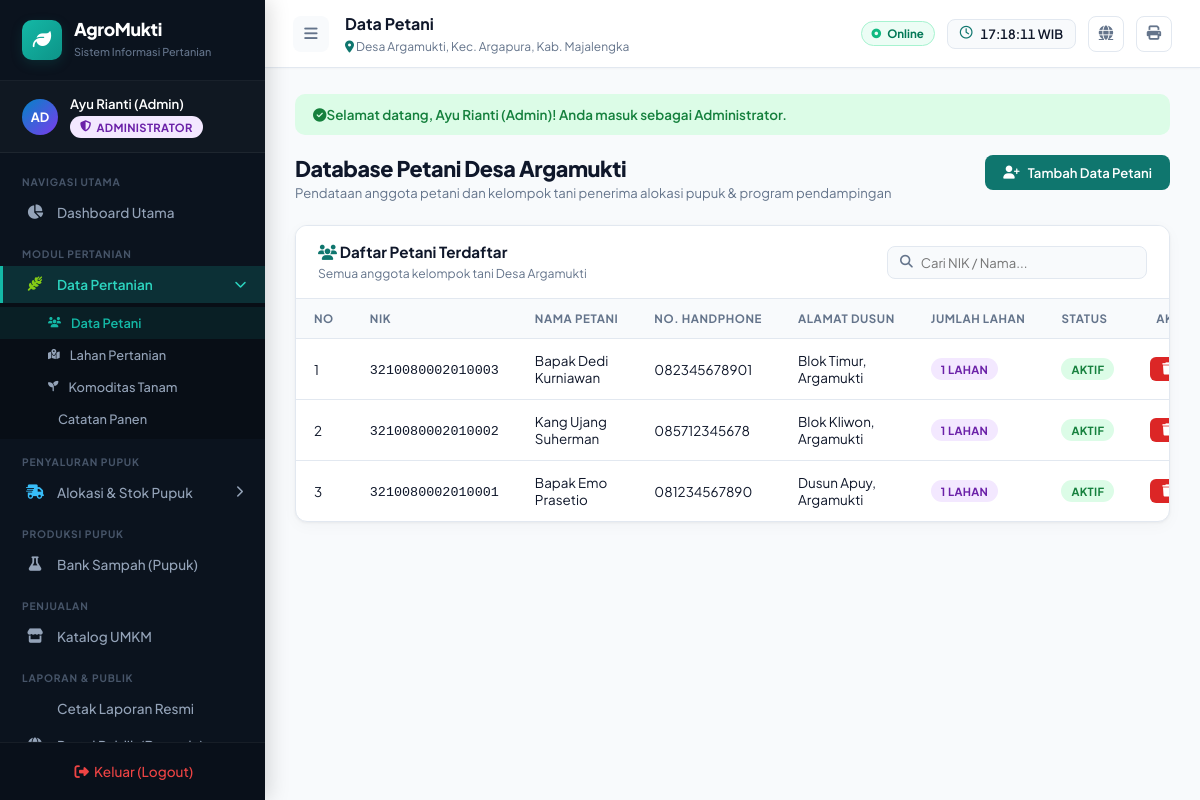
The app's page /petani.php (signed in) with its own data.
### tables this page shows
CREATE TABLE IF NOT EXISTS petani (
    id INT AUTO_INCREMENT PRIMARY KEY,
    nama VARCHAR(100) NOT NULL,
    nik VARCHAR(20) NOT NULL UNIQUE,
    alamat TEXT,
    no_hp VARCHAR(20),
    status ENUM('aktif', 'nonaktif') NOT NULL DEFAULT 'aktif'
);

### config.php (called while the page is built, shortened)
<?php
if (!function_exists('getFlash')) {
    function getFlash() {
        if (isset($_SESSION['flash'])) {
            $flash = $_SESSION['flash'];
            return $flash;
        }
        return null;
    }
}
?>

### petani.php (the view, shortened to what this page needs)
<?php
include 'config.php';
$petani_list = $conn->query("
    SELECT p.*, COUNT(l.id) as total_lahan
    FROM petani p
    LEFT JOIN lahan l ON l.petani_id = p.id
    GROUP BY p.id
    ORDER BY p.id DESC
");
include 'includes/header.php';
$flash = getFlash();
?>
<?php if ($flash): ?>
    <div style="padding:12px 18px; background: <?= $flash['type'] == 'success' ? '#dcfce7' : '#fee2e2' ?>; color: <?= $flash['type'] == 'success' ? '#15803d' : '#b91c1c' ?>; border-radius:10px; margin-bottom:20px; font-weight:600; font-size:0.84rem;">
        <i class="fa-solid <?= $flash['type'] == 'success' ? 'fa-circle-check' : 'fa-circle-exclamation' ?> me-2"></i><?= $flash['message'] ?>
    </div>
<?php endif; ?>
<div class="page-header">
    <div>
        <h3>Database Petani Desa Argamukti</h3>
        <p>Pendataan anggota petani dan kelompok tani penerima alokasi pupuk & program pendampingan</p>
    </div>
    <button class="btn btn-primary" onclick="openModal('modalPetani')">
        <i class="fa-solid fa-user-plus"></i> Tambah Data Petani
    </button>
</div>
<div class="card">
    <div class="card-header">
        <div>
            <h4 class="card-title"><i class="fa-solid fa-users me-2" style="color:var(--primary);"></i> Daftar Petani Terdaftar</h4>
            <span class="card-subtitle">Semua anggota kelompok tani Desa Argamukti</span>
        </div>
        <div class="search-input">
            <i class="fa-solid fa-magnifying-glass"></i>
            <input type="text" id="searchPetani" placeholder="Cari NIK / Nama..." onkeyup="filterTable('searchPetani', 'tablePetani')">
        </div>
    </div>
    <div class="table-wrapper">
        <table class="data-table" id="tablePetani">
            <thead>
                <tr>
                    <th>No</th>
                    <th>NIK</th>
                    <th>Nama Petani</th>
                    <th>No. Handphone</th>
                    <th>Alamat Dusun</th>
                    <th>Jumlah Lahan</th>
                    <th>Status</th>
                    <th style="text-align:right;">Aksi</th>
                </tr>
            </thead>
            <tbody>
                <?php
                $no = 1;
                while ($row = $petani_list->fetch_assoc()):
                ?>
                <tr>
                    <td><?= $no++ ?></td>
                    <td><code><?= htmlspecialchars($row['nik']) ?></code></td>
                    <td class="fw-bold"><?= htmlspecialchars($row['nama']) ?></td>
                    <td><?= htmlspecialchars($row['no_hp']) ?></td>
                    <td><?= htmlspecialchars($row['alamat']) ?></td>
                    <td><span class="badge badge-purple"><?= $row['total_lahan'] ?> Lahan</span></td>
                    <td>
                        <span class="badge <?= $row['status'] === 'aktif' ? 'badge-success' : 'badge-danger' ?>">
                            <?= strtoupper($row['status']) ?>
                        </span>
                    </td>
                    <td style="text-align:right;">
                        <a href="petani.php?delete=<?= $row['id'] ?>" class="btn btn-sm btn-danger" onclick="return confirm('Yakin hapus data petani ini?')">
                            <i class="fa-solid fa-trash"></i>
                        </a>
                    </td>
                </tr>
                <?php endwhile; ?>
            </tbody>
        </table>
    </div>
</div>
<?php include 'includes/footer.php'; ?>

### assets/css/style.css (style rules this page uses)
:root { --primary: #0f766e; --primary-light: #14b8a6; --primary-dark: #0d9488; --primary-glow: rgba(15, 118, 110, 0.22); --secondary: #0284c7; --accent: #d97706; --danger: #dc2626; --purple: #7c3aed; --sidebar-bg: #0b131e; --sidebar-text: #94a3b8; --sidebar-hover: rgba(20, 184, 166, 0.12); --sidebar-active-bg: rgba(20, 184, 166, 0.18); --sidebar-active-text: #2dd4bf; --sidebar-border: rgba(255,255,255,0.06); --bg-main: #f8fafc; --bg-card: #ffffff; --text-dark: #0f172a; --text-muted: #64748b; --border: #e2e8f0; --shadow: 0 1px 3px rgba(0,0,0,0.05), 0 4px 16px rgba(0,0,0,0.03); --shadow-lg: 0 10px 30px rgba(0,0,0,0.08); --sidebar-width: 265px; --topbar-height: 68px; --transition: all 0.2s cubic-bezier(0.4, 0, 0.2, 1); --radius: 12px; }
*, *::before, *::after { box-sizing: border-box; margin: 0; padding: 0; }
html { scroll-behavior: smooth; }
body { font-family: 'Plus Jakarta Sans', -apple-system, BlinkMacSystemFont, 'Segoe UI', Roboto, sans-serif; background: var(--bg-main); color: var(--text-dark); min-height: 100vh; overflow-x: hidden; }
.page-header { display: flex; align-items: flex-start; justify-content: space-between; margin-bottom: 24px; flex-wrap: wrap; gap: 16px; }
.page-header h3 { font-size: 1.35rem; font-weight: 800; color: var(--text-dark); letter-spacing: -0.02em; margin-bottom: 2px; }
.page-header p { font-size: 0.82rem; color: var(--text-muted); margin: 0; }
.card { background: white; border-radius: var(--radius); border: 1px solid var(--border); box-shadow: var(--shadow); overflow: hidden; margin-bottom: 24px; }
.card-header { padding: 16px 22px; border-bottom: 1px solid var(--border); display: flex; align-items: center; justify-content: space-between; flex-wrap: wrap; gap: 12px; background: #ffffff; }
.card-title { font-size: 0.95rem; font-weight: 700; color: var(--text-dark); margin: 0; }
.card-subtitle { font-size: 0.76rem; color: var(--text-muted); margin-top: 2px; }
.table-wrapper { overflow-x: auto; }
.data-table { width: 100%; border-collapse: collapse; text-align: left; }
.data-table thead th { padding: 12px 18px; font-size: 0.72rem; font-weight: 700; color: var(--text-muted); text-transform: uppercase; letter-spacing: 0.05em; background: #f8fafc; border-bottom: 1px solid var(--border); white-space: nowrap; }
.data-table tbody td { padding: 13px 18px; font-size: 0.84rem; border-bottom: 1px solid var(--border); vertical-align: middle; color: var(--text-dark); }
.data-table tbody tr:last-child td { border-bottom: none; }
.badge { display: inline-flex; align-items: center; gap: 5px; padding: 4px 10px; border-radius: 20px; font-size: 0.7rem; font-weight: 700; white-space: nowrap; text-transform: uppercase; letter-spacing: 0.03em; }
.badge-success, .badge-aktif, .badge-selesai, .badge-disetujui, .badge-diterima { background: #dcfce7; color: #15803d; }
.badge-purple { background: #f3e8ff; color: #6b21a8; }
.btn { display: inline-flex; align-items: center; justify-content: center; gap: 8px; padding: 9px 18px; border-radius: 8px; font-size: 0.82rem; font-weight: 600; cursor: pointer; border: none; transition: var(--transition); white-space: nowrap; text-decoration: none; font-family: inherit; }
.btn-primary { background: var(--primary); color: white; }
.btn-danger { background: var(--danger); color: white; }
.btn-sm { padding: 6px 12px; font-size: 0.76rem; border-radius: 6px; }
.search-input { display: flex; align-items: center; gap: 8px; background: var(--bg-main); border: 1px solid var(--border); border-radius: 8px; padding: 7px 12px; width: 260px; }
.search-input i { color: var(--text-muted); font-size: 0.8rem; }
.search-input input { border: none; background: transparent; outline: none; font-size: 0.82rem; width: 100%; font-family: inherit; }

### records on screen
petani: nik "3210080002010003", nama "Bapak Dedi Kurniawan", no_hp "082345678901", alamat "Blok Timur, Argamukti", total_lahan "1", status "AKTIF"
petani: nik "3210080002010002", nama "Kang Ujang Suherman", no_hp "085712345678", alamat "Blok Kliwon, Argamukti", total_lahan "1", status "AKTIF"
petani: nik "3210080002010001", nama "Bapak Emo Prasetio", no_hp "081234567890", alamat "Dusun Apuy, Argamukti", total_lahan "1", status "AKTIF"

### other values on screen
$role_badge[1] "AD"
$user_nama "Ayu Rianti (Admin)"
$role_badge[0] "ADMINISTRATOR"
$page_title "Data Petani"
$flash['message'] "Selamat datang, Ayu Rianti (Admin)! Anda masuk sebagai Administrator."
